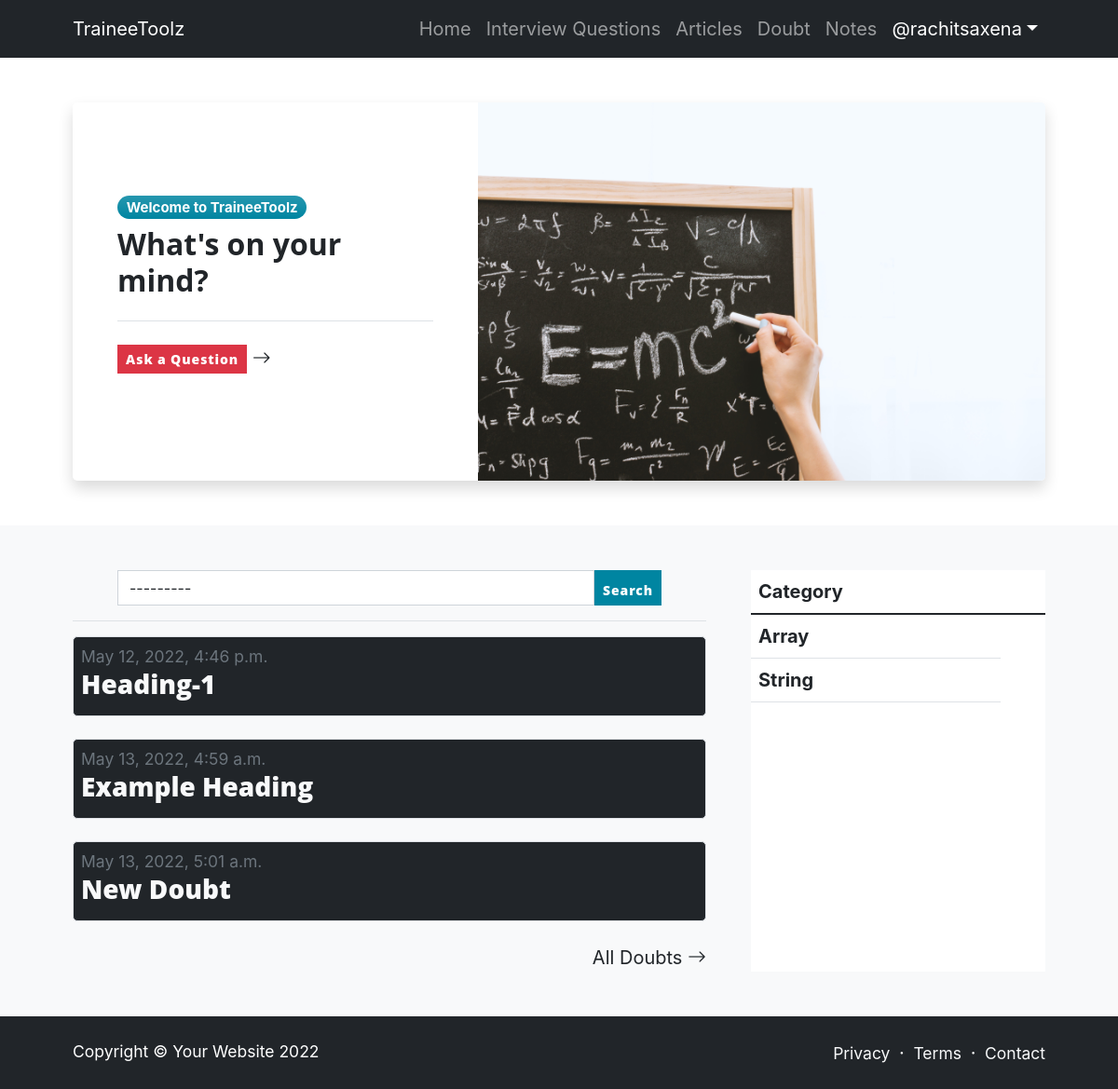
/doubt/ (signed in), run on an earlier commit of the app's database.
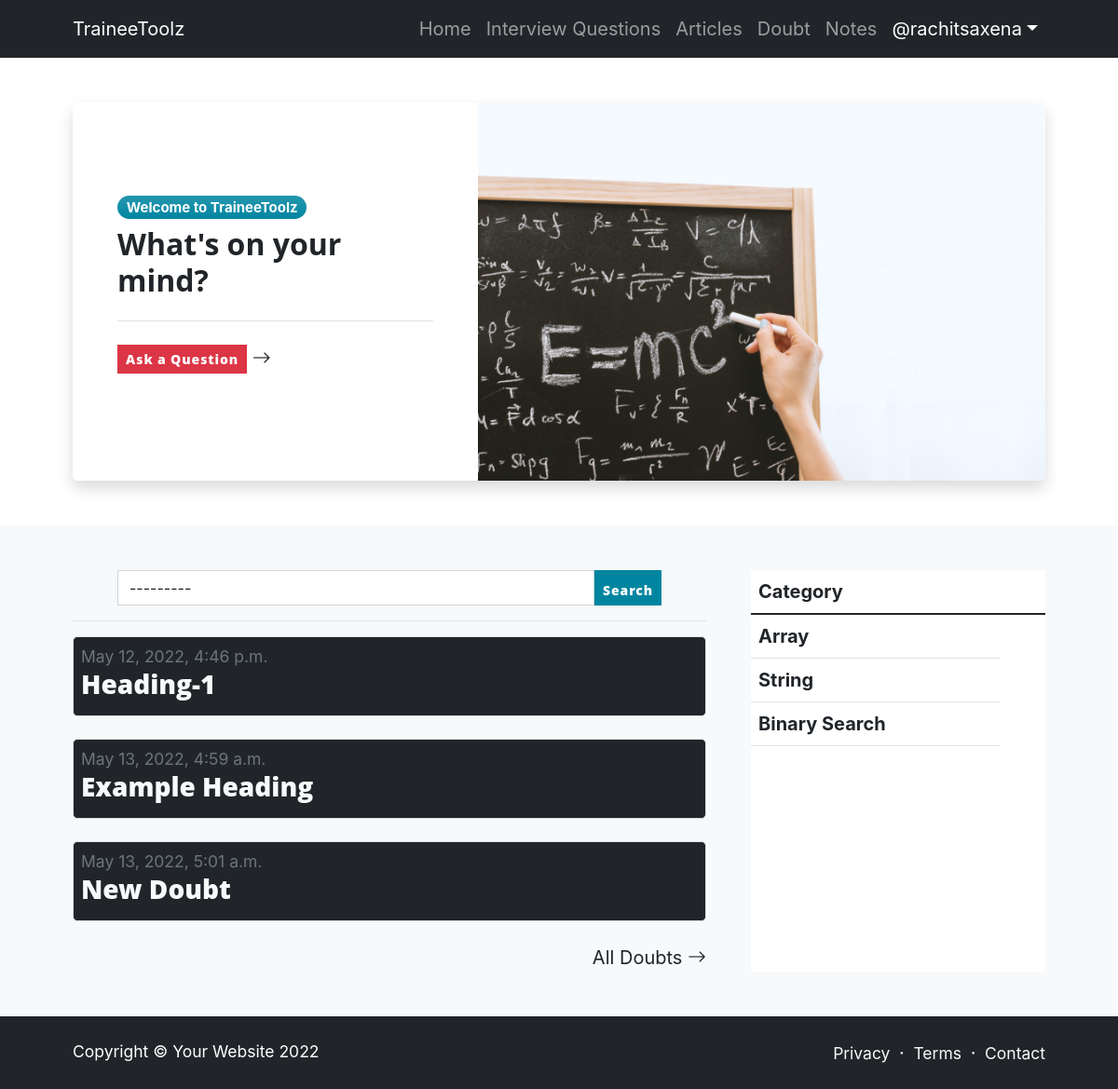
And on a later commit of the database.
### doubt/models.py (models this page shows)
class Doubt(models.Model):
    heading = models.CharField(max_length=200,blank=True,null=True)
    ques = models.TextField()
    meta = models.CharField(max_length=100, blank=True , null=True)
    user = models.ForeignKey(User , on_delete=models.CASCADE)
    image = models.ImageField(null=True , blank=True)
    date = models.DateTimeField(auto_now_add=True , null=True , blank=True)
    comments = models.ManyToManyField('Comment' , blank=True , related_name="comments")
    category = models.ForeignKey(Category , on_delete=models.CASCADE, null=True , blank=True )
    def __str__(self):
        return str(self.ques + ' ' + self.user.username)

### question/models.py (models this page shows)
class Category(models.Model):
    ICON_CHOICES = (
        ('Arr','Array'),
        ('DP', 'Dynamic Programing'),
        ('STR', 'String'),
        ('LL','Linked List'),
        ("S",'Stack')
    )
    name = models.CharField(max_length=100)
    img = models.ImageField(blank=True, null=True, upload_to='./media/category')
    icon = models.CharField(max_length=3, choices=ICON_CHOICES, blank=True , null=True)
    def __str__(self):
        return self.name

### doubt/views.py (the view)
# urls.py: path('', views.index, name='index'),
@login_required(login_url="loginPage")
def index(request):
    doubts = Doubt.objects.all()
    queryset = DoubtFilter(request.GET, queryset=doubts)
    doubts = queryset.qs
    category = Category.objects.all()
    l1 = []
    for i in range(len(doubts)):
        if i == 3:
            break
        else:
            l1.append(doubts[i])
    print(l1)
    params = {
        'doubts':doubts,
        'queryset':queryset,
        'category':category
    }
    print(doubts)
    return render(request ,'doubt/index.html', params)

### templates/doubt/index.html (shortened to what this page needs)
<!DOCTYPE html>
<html lang="en">
{% load widget_tweaks%}
    <head>
        <link href="https://cdn.jsdelivr.net/npm/bootstrap-icons@1.5.0/font/bootstrap-icons.css" rel="stylesheet" />
    </head> {% load static %}
    <body class="d-flex flex-column" >
        <main class="flex-shrink-0">
            <nav class="navbar navbar-expand-lg navbar-dark bg-dark">
                <div class="container px-5">
                    <a class="navbar-brand" href="{% url 'index' %}">TraineeToolz</a>
                    <div class="collapse navbar-collapse" id="navbarSupportedContent">
                        <ul class="navbar-nav ms-auto mb-2 mb-lg-0">
                            <li class="nav-item"><a class="nav-link" href="{% url 'index' %}">Home</a></li>
                            <li class="nav-item"><a class="nav-link" href="{% url 'questionIndex' %}">Interview Questions</a></li>
                            <li class="nav-item"><a class="nav-link" href="{% url 'articles' %}">Articles</a></li>
                            <li class="nav-item"><a class="nav-link" href="{% url 'doubtIndex' %}">Doubt</a></li>
                            <li class="nav-item"><a class="nav-link" href="{% url 'notesMainPage' %}">Notes</a></li>
                            <li class="nav-item dropdown">
                                <a class="nav-link dropdown-toggle text-white" id="navbarDropdownPortfolio" href="#" role="button" data-bs-toggle="dropdown" aria-expanded="false">@{{user.username}}</a>
                            </li>
                        </ul>
                    </div>
                </div>
            </nav>
            <section class="py-5">
                <div class="container px-5">
                    <div class="card border-0  shadow rounded-3 overflow-hidden">
                        <div class="card-body p-0">
                            <div class="row gx-0">
                                <div class="col-lg-6 col-xl-5 py-lg-5">
                                    <div class="p-4 p-md-5">
                                        <div class="badge bg-primary bg-gradient rounded-pill mb-2">Welcome to TraineeToolz</div>
                                        <div class="h2 fw-bolder">What's on your mind?</div>
                                        <hr class="my-4">
                                        <a class="stretched-link text-decoration-none " href="{% url 'newDoubt' %}">
                                            <a href="{% url 'newDoubt' %}" class="btn btn-sm btn-danger">Ask a Question</a>
                                            <i class="bi bi-arrow-right"></i>
                                        </a>
                                    </div>
                                </div>
                                <div class="col-lg-6  col-xl-7"><div class="bg-featured-blog" ><img src="{% static 'e=mc.jpg'%}" style="max-width:100%; "/></div></div>
                            </div>
                        </div>
                    </div>
                </div>
            </section>
            <section class="py-5 bg-light">
                <div class="container px-5">
                    <div class="row gx-5">
                        <div class="col-xl-8">
                            <form method="GET" action="{% url 'doubtIndex' %}">
                                <div class=" px-5 d-flex">
                                        {% render_field queryset.form.category  class="form-control" placeholder="Filter for topic" %}
                                        <button class="btn btn-sm btn-primary pt-2" type="submit">Search</button>
                                </div>
                            </form>
                            <hr class="my-3">
                            {% for i in doubts%}
                            <a href="{% url 'doubt' i.id%}">
                                <div class="mb-4 border p-2 bg-dark text-light" style="border-radius:5px;">
                                    <div class="small text-muted">{{i.date}}</div>
                                    <a class="text-light" href="{% url 'doubt' i.id%}"><h3>{{i.heading}}</h3></a>
                                </div>
                            </a>
                            {% endfor %}
                            <div class="text-end mb-5 mb-xl-0">
                                <a class="text-decoration-none" href="{% url 'allDoubts'%}">
                                    All Doubts
                                    <i class="bi bi-arrow-right"></i>
                                </a>
                            </div>
                        </div>
                        <div class="col-xl-4">
                            <div class="card border-0 h-100">
                                <table class="table table-hover">
                                  <thead>
                                    <tr>
                                      <th scope="col">Category</th>
                                      <th scope="col"></th>
                                      <th scope="col"></th>
                                      <th scope="col"></th>
                                    </tr>
                                  </thead>
                                  <tbody>
                                  {% for i in category%}
                                    <tr>
                                      <th style="width:100%;" scope="row">{{i}}</th>
                                    </tr>
                                  {% endfor %}
                                  </tbody>
                                </table>
                            </div>
                        </div>
                    </div>
                </div>
            </section>
        </main>
        <footer class="bg-dark py-4 mt-auto">
            <div class="container px-5">
                <div class="row align-items-center justify-content-between flex-column flex-sm-row">
                    <div class="col-auto"><div class="small m-0 text-white">Copyright &copy; Your Website 2022</div></div>
                    <div class="col-auto">
                        <a class="link-light small" href="#!">Privacy</a>
                        <span class="text-white mx-1">&middot;</span>
                        <a class="link-light small" href="#!">Terms</a>
                        <span class="text-white mx-1">&middot;</span>
                        <a class="link-light small" href="#!">Contact</a>
                    </div>
                </div>
            </div>
        </footer>
    </body>
</html>

What changed in the data, as far as the page shows it:
added Category: name "Binary Search"
